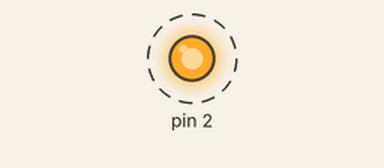
Recording of a sketch running on a simulated Arduino Uno, built with avr-gcc and run on an emulated ATmega328P. Shown: output pins drawn as LEDs (lit = HIGH). Dashed ring = blinking.

Above: at 0.1 s.
Timing chart, 0 to 3.0 s (numbered marks = the images above):
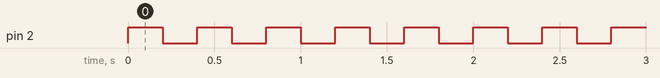

The sketch:

Serial_Monitor_1LED.ino
```cpp
int led1=2;
void setup() {
  pinMode(2,OUTPUT);
  Serial.begin(9600);
}
void loop() {

    digitalWrite(2,HIGH);
    delay(200);
    digitalWrite(2,LOW);
    delay(200);
}
```

Measured:
- by itself, pin 2: alternates HIGH for 0.20 s and LOW for 0.20 s
